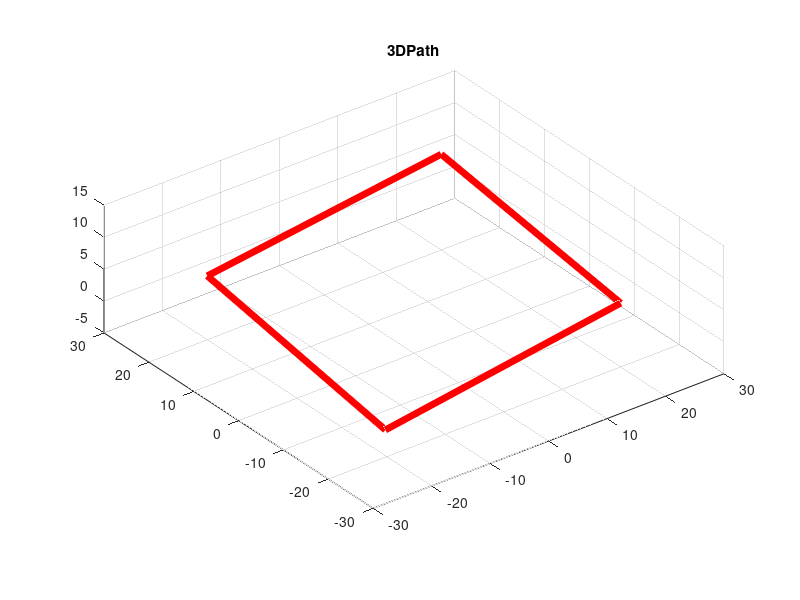

Recreate this plot in MATLAB.
function path()

path = [-21  20  20 -20 -21;
        -21 -20  20  20 -21;
          0  5  10   5   0];  

figure;
hold on; grid on; axis equal;
axis([-30 30 -30 30 -5 15]);
title('3DPath');
view(3);  

% رسم المسار
plot3(path(1,:), path(2,:), path(3,:), 'r-', 'LineWidth', 5);

end
